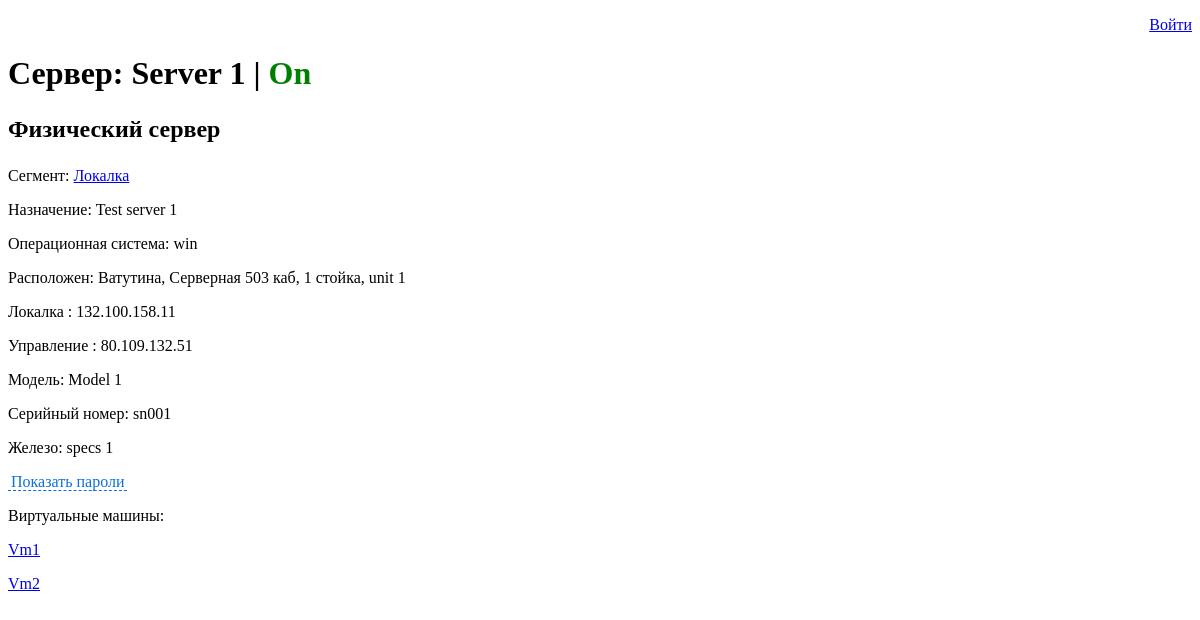
The app's page /servers/view/1 with its own data.
### server_list/models.py (models this page shows, shortened)
class Server(models.Model):
    hostname = models.CharField(max_length=50)
    model = models.CharField(max_length=50, blank=True)  # separate table?
    is_physical = models.BooleanField(default=True)
    host_machine = models.ForeignKey('self', on_delete=models.CASCADE, default=None, blank=True, null=True)
    is_on = models.BooleanField(default=True)
    os = models.CharField(max_length=50, blank=True)  # separate table?
    purpose = models.CharField(max_length=200, blank=True)
    description = models.CharField(max_length=500, blank=True)
    serial_num = models.CharField(max_length=100, blank=True)
    specs = models.CharField(max_length=200, blank=True)  # as field in separate table "model"?
    sensitive_data = models.CharField(max_length=200, blank=True)  # add encryption?
    segments = models.ManyToManyField(Segment, through='Ip')
    height = models.IntegerField(blank=True, null=True)
    unit = models.IntegerField(blank=True, null=True)
    rack = models.ForeignKey(Rack, on_delete=models.DO_NOTHING, default=None, blank=True, null=True)
    def __str__(self):
        return self.hostname
    def get_unit_string(self):
        return str(self.unit) if self.height == 1 else str(self.unit) + "-" + str(self.unit + self.height)

class Ip(models.Model):
    ip_as_int = models.IntegerField()
    mask_as_int = models.IntegerField()
    gateway_as_int = models.IntegerField()
    server = models.ForeignKey(Server, on_delete=models.CASCADE)
    segment = models.ForeignKey(Segment, on_delete=models.CASCADE)
    def __str__(self):
        return self.get_string_ip()
    def get_string_ip(self):
        counter = 0
        mask = 255
        result = ""
        while counter < 32:
            if len(result) != 0:
                result = "." + result
            t = self.ip_as_int & (mask << counter)
            result = str(t >> counter) + result
            counter += 8
        return result

class Segment(models.Model):
    name = models.CharField(max_length=50)
    description = models.CharField(max_length=200, blank=True)
    is_root_segment = models.BooleanField(default=False)
    parent_segment = models.ForeignKey('self', on_delete=models.CASCADE, default=None, blank=True, null=True)
    def __str__(self):
        return str(self.name)

class Rack(models.Model):
    name = models.CharField(max_length=50)
    description = models.CharField(max_length=500, blank=True)
    room = models.ForeignKey(Room, on_delete=models.CASCADE)
    def __str__(self):
        return self.room.__str__() + ", " + self.name

class Room(models.Model):
    name = models.CharField(max_length=50)
    description = models.CharField(max_length=500, blank=True)
    territory = models.ForeignKey(Territory, on_delete=models.CASCADE)
    def __str__(self):
        return self.territory.__str__() + ", " + self.name

class Territory(models.Model):
    name = models.CharField(max_length=50)
    address = models.CharField(max_length=200, blank=True)
    description = models.CharField(max_length=500, blank=True)
    def __str__(self):
        return str(self.name)

### server_list/views.py (the view)
# urls.py: url(r'^view/(?P<server_id>\d*)', views.view, name='view'),
def view(request, server_id):
    try:
        server = Server.objects.get(pk=server_id)
    except Server.DoesNotExist:
        raise Http404("No server found")
    ip_list = []
    for ip in server.ip_set.all():
        ip_list.append((ip.segment.name, ip.get_string_ip()))
    data_dict = {"server_id": server_id,
                 "model": server.model,
                 "hostname": server.hostname,
                 "power_state": server.is_on,
                 "os": server.os,
                 "purpose": server.purpose,
                 "ip_list": ip_list,
                 "serial_number": server.serial_num,
                 "specs": server.specs,
                 "root_ip_list": (server.ip_set.filter(segment__is_root_segment=True)),
                 }
    if server.is_physical:
        rack = server.rack
        room = rack.room
        territory = room.territory
        data_dict.update({"is_physical": True,
                          "unit": server.get_unit_string(),
                          "territory": territory,
                          "room": room,
                          "rack": rack,
                          "vm_list": server.server_set.all()})
    else:
        data_dict.update({"is_physical": False,
                          "host_machine": server.host_machine.hostname,
                          "host_machine_id": server.host_machine.id,
                          })
    return render(request, os.path.join('server_list', 'server_view.html'), {'server_dict': data_dict})

### server_list/templatetags/server_list_extras.py (called while the page is built)
@register.filter()
def get_dict_item(value, arg):
    value = value.get(arg)
    print("value", value)
    return value if value is not None else "none"

### server_list/templates/server_list/server_view.html (shortened to what this page needs)
<!DOCTYPE html>
{% load server_list_extras %}
<head>
</head>
{% if user.is_authenticated %}
    <p style="text-align:right;">Пользователь: {{ user.get_username }}. <a href="/admin/logout/?next=/servers/view/{{server_dict|get_dict_item:'server_id'}}">выйти</a></p>
{% else %}
   <p style="text-align:right;"><a href="/admin/login/?next=/servers/view/{{server_dict|get_dict_item:'server_id'}}">Войти</a></p>
{% endif %}
<header>
    <h1>Сервер: {{ server_dict|get_dict_item:"hostname" }}
        {% if server_dict|get_dict_item:"power_state" %}|
        <font color="green">On</font>
        {% else %}
        <font color="red">Off</font>
        {%endif%}
    </h1>
    <h2>
        {% if server_dict|get_dict_item:"is_physical" %}
        <p>Физический сервер</p>
        {%else%}
        <p>Виртуальная машина на <a href="/servers/view/{{server_dict|get_dict_item:'host_machine_id'}}">{{server_dict|get_dict_item:"host_machine"}}</a>
        </p>
        {%endif%}
    </h2>
</header>
{% for ip in server_dict|get_dict_item:"root_ip_list" %}
<p>Сегмент: <a href="/servers/list?segment={{ip.segment.id}}">{{ip.segment}}</a></p>
{% endfor %}
<p>Назначение: {{server_dict|get_dict_item:"purpose"}}</p>
<p>Операционная система: {{server_dict|get_dict_item:"os"}}</p>
{% if server_dict|get_dict_item:"is_physical" %}
<p>Расположен:
    {{server_dict|get_dict_item:"rack"}}, unit {{server_dict|get_dict_item:"unit"}}</p>
{%endif%}
{% for ip in server_dict|get_dict_item:"ip_list"%}
<p>{{ip.0}} : {{ip.1}}</p>
{% endfor %}
{% if server_dict|get_dict_item:"is_physical" %}
<p>Модель: {{server_dict|get_dict_item:"model"}}</p>
<p>Серийный номер: {{server_dict|get_dict_item:"serial_number"}}</p>
<p>Железо: {{server_dict|get_dict_item:"specs"}}</p>
{% endif %}
</p><a href="#" class="spoiler-trigger"><span>Показать пароли</span></a>
{% if server_dict|get_dict_item:"vm_list" %}
<p>Виртуальные машины:</p>
{% endif %}
{% for s in server_dict|get_dict_item:"vm_list"%}
<p><a href="/servers/view/{{s.id}}">{{s.hostname}}</a></p>
{% endfor %}
</html>

### server_list/templates/server_list/server_view.html (style rules this page uses)
.spoiler-trigger { color: #0b70db; text-decoration: none; }
.spoiler-trigger>span { border-bottom: 1px dashed #0b70db; padding:0 3px; }

### records on screen
Server: hostname "Server 1", purpose "Test server 1", model "Model 1", serial_num "sn001", specs "specs 1"
Ip: segment "Локалка"
Rack: room+name "Ватутина, Серверная 503 каб, 1 стойка"
Segment: name "Локалка"
Segment: name "Управление"
Server: hostname "Vm1"
Server: hostname "Vm2"

### other values on screen
{{ server_dict|get_dict_item:"os" }} "win"
{{ server_dict|get_dict_item:"unit" }} "1"
{{ ip.1 }} "132.100.158.11" "80.109.132.51"
